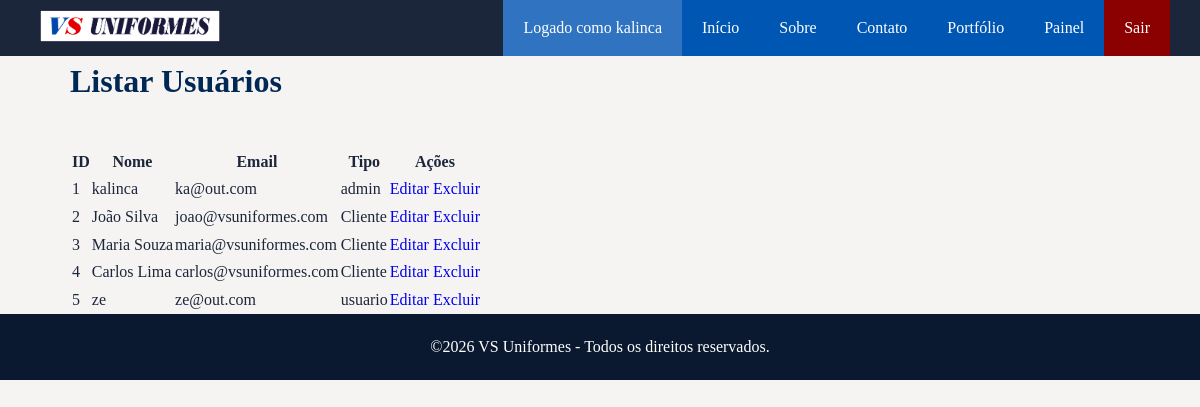
/view/listarUsuarios.php (signed in), run on an earlier commit of the app's database.
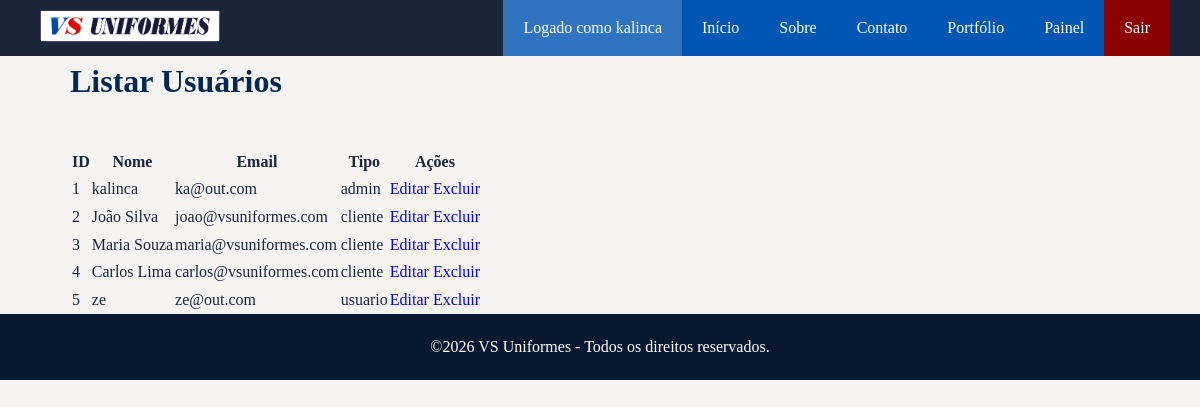
And on a later commit of the database.
### tables this page shows
CREATE TABLE `usuarios` (
  `idUsuario` int(11) NOT NULL,
  `nome` varchar(100) NOT NULL,
  `email` varchar(255) NOT NULL,
  `senha` varchar(255) NOT NULL,
  `tipo` varchar(20) NOT NULL
);

### model/ClassUsuarioDAO.php (called while the page is built, shortened)
<?php
class ClassUsuarioDAO
{
    public function listarUsuarios()
    {
        try {
            $pdo = Conexao::getInstance();
            $sql = "SELECT * FROM usuarios";
            $stmt = $pdo->prepare($sql);
            $stmt->execute();
            return $stmt->fetchAll(PDO::FETCH_ASSOC);
        } catch (PDOException $erro) {
            echo $erro->getMessage();
            return false;
        }
    }
}
?>

### view/listarUsuarios.php (the view, shortened to what this page needs)
<?php
require_once '../model/ClassUsuarioDAO.php';
$usuarioDAO = new ClassUsuarioDAO();
$novoUsuario = $usuarioDAO->listarUsuarios();
?>
<!DOCTYPE html>
<html lang="pt-BR">
    <?php include 'includes/head.php'; ?>
<body>
    <?php include 'includes/menu.php'; ?>
<div class="container">
    <h2>Listar Usuários</h2>
    <table>
        <thead>
            <tr>
                <th>ID</th>
                <th>Nome</th>
                <th>Email</th>
                <th>Tipo</th>
                <th>Ações</th>
            </tr>
        </thead>
        <tbody>
            <?php foreach ($novoUsuario as $usuario): ?>
                <tr>
                    <td><?= $usuario['idUsuario']; ?></td>
                    <td><?= $usuario['nome']; ?></td>
                    <td><?= $usuario['email']; ?></td>
                    <td><?= $usuario['tipo']; ?></td>
                    <td>
                        <a href="editarUsuarios.php?idUsuario=<?= $usuario['idUsuario']; ?>">
                            Editar
                        </a>
                        <a href="../controller/excluirUsuarios.php?idUsuario=<?= $usuario['idUsuario']; ?>">
                            Excluir
                        </a>
                    </td>
                </tr>
            <?php endforeach; ?>
        </tbody>
    </table>
</div>
<?php include 'includes/footer.php'; ?>
</body>
</html>

### view/includes/head.php (shortened to what this page needs)
<link rel="stylesheet" href="../css/style.css">

### view/includes/menu.php (shortened to what this page needs)
<header>
    <a href="../sobre.php">
        <img src="../img/home1.png" class="logo" alt="logo da vs uniformes">
    </a>
    <nav>
        <ul>
            <?php if (isset($_SESSION['nome'])): ?>
                <li>
                    <span class="welcome-text">
                        Logado como <?php echo htmlspecialchars($_SESSION['nome']); ?>
                    </span>
                </li>
            <?php endif; ?>
            <li><a href="../index.php">Início</a></li>
            <li><a href="sobre.php">Sobre</a></li>
            <li><a href="contatos.php">Contato</a></li>
            <li><a href="portfolio.php">Portfólio</a></li>
            <?php if (isset($_SESSION['tipo']) && $_SESSION['tipo'] == 'admin'): ?>
                <li>
                    <a href="painelAdmin.php">Painel</a>
                </li>
            <?php endif; ?>
            <?php if (isset($_SESSION['nome'])): ?>
                <li>
                    <a href="../controller/logout.php" class="sair">
                        Sair
                    </a>
                </li>
            <?php endif; ?>
        </ul>
    </nav>
</header>

### view/includes/footer.php
<footer class="footer">
    <div >
        <a href="../view/sobreMim.php">&copy;<?php echo date('Y'); ?> VS Uniformes - Todos os direitos reservados.</a>
    </div>
</footer>

### css/style.css (style rules this page uses)
* { margin: 0; padding: 0; box-sizing: border-box; }
:root { --menu-fundo: #0056B3; --menu-foco: #E63946; --texto: #1B263B; --borda: #9cb5da; --texto-suave: #778DA9; --titulo: #002855; --fundo: #F6F4F3; }
body { font-family: 'Times New Roman', Times, serif; line-height: 1.6; color: var(--texto); background-color: var(--fundo); }
a { text-decoration: none; }
.container { max-width: 1100px; margin: auto; padding: 0 20px; }
.container h2 { color: var(--titulo); font-size: 32px; margin-bottom: 40px; position: relative; }
header { background: var(--texto); padding: 0px 30px; color: #ffffff; display: flex; justify-content: space-between; }
.logo { width: 200px; padding: 10px; display: block; }
nav { background-color: var(--menu-fundo); overflow: hidden; }
nav ul { list-style-type: none; margin: 0; padding: 0; display: flex; justify-content: center; }
nav ul li a { display: block; color: white; text-align: center; padding: 15px 20px; transition: background-color 0.3s ease; }
.welcome-text { display: block; justify-content: center; padding: 15px 20px; background-color: #2f73c1; }
.sair { background-color: darkred; }
footer { background: #0a192f; color: white; text-align: center; padding: 20px; justify-content: space-around; }
footer a { color: #ffffff; }

What changed in the data, as far as the page shows it:
changed usuarios "João Silva": tipo "Cliente" → "cliente"
changed usuarios "Maria Souza": tipo "Cliente" → "cliente"
changed usuarios "Carlos Lima": tipo "Cliente" → "cliente"
